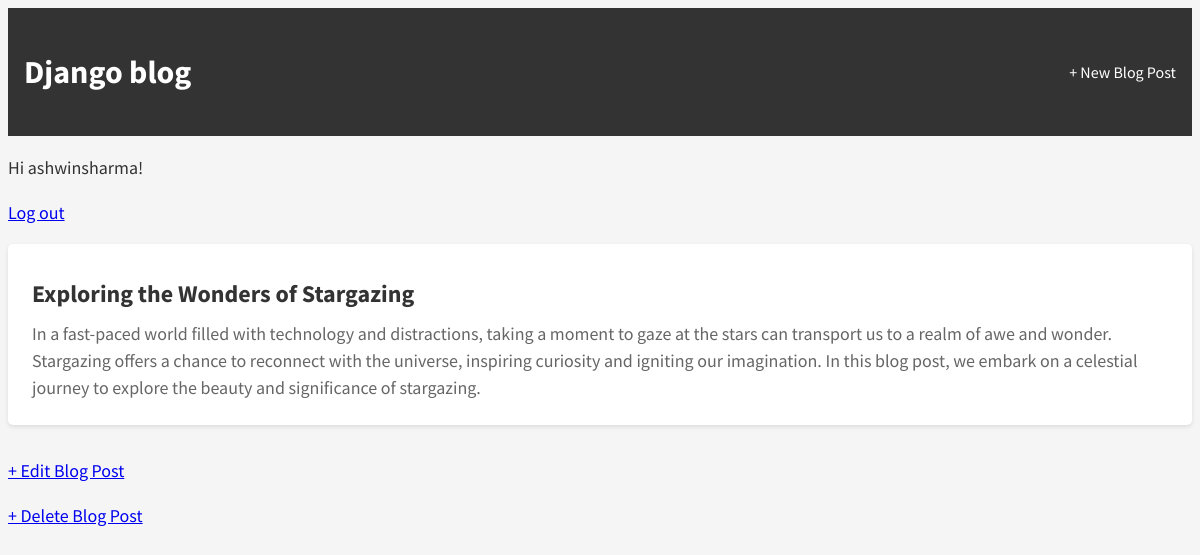
/post/5/ (signed in), run on the app's committed database.
### blog/models.py (models this page shows, shortened)
class Post(models.Model):
    title = models.CharField(max_length=200)
    author = models.ForeignKey('auth.User', on_delete=models.CASCADE,)
    body = models.TextField()

### blog/views.py (the view)
# urls.py: path('post/<int:pk>/',BlogDetailView.as_view(), name='post_detail'),
class BlogDetailView(DetailView):
    model= Post
    template_name ="post_detail.html"

### templates/post_detail.html
{% extends 'base.html' %}
{% block content %}
<div class="post-entry">
<h2>{{ post.title }}</h2>
<p>{{ post.body }}</p>
</div>
<p><a href="{% url 'post_edit' post.pk %}">+ Edit Blog Post</a></p>
<p><a href="{% url 'post_delete' post.pk %}">+ Delete Blog Post</a></p>
{% endblock content %}

### templates/base.html (shortened to what this page needs)
{% load static %}
<html>
<head>
<link href="{% static 'css/base.css' %}" rel="stylesheet">
</head>
<body>
<div>
<header>
<div class="nav-left">
<h1><a href="{% url 'home' %}">Django blog</a></h1>
</div>
<div class="nav-right">
<a href="{% url 'post_new' %}">+ New Blog Post</a>
</div>
</header>
{% if user.is_authenticated %}
<p>Hi {{ user.username }}!</p>
<p><a href="{% url 'logout' %}">Log out</a></p>
{% else %}
<p>You are not logged in.</p>
<a href="{% url 'login' %}">Log In</a>
{% endif %}
{% block content %}
{% endblock content %}
</div>
</body>
</html>

### static/css/base.css (style rules this page uses)
body { font-family: 'Source Sans Pro', sans-serif; font-size: 18px; line-height: 1.5; color: #333; background-color: #f5f5f5; }
header { background-color: #333; padding: 1rem; display: flex; align-items: center; }
header h1 a { color: #fff; text-decoration: none; font-size: 32px; font-weight: bold; }
.nav-left { margin-right: auto; }
.nav-right { display: flex; align-items: center; }
.nav-right a { color: #fff; text-decoration: none; font-size: 16px; margin-left: 1rem; }
.post-entry { background-color: #fff; border-radius: 5px; padding: 1.5rem; margin-bottom: 2rem; box-shadow: 0 2px 4px rgba(0, 0, 0, 0.1); }
.post-entry h2 { margin: 0.5rem 0; font-size: 24px; color: #333; }
.post-entry p { margin: 0; font-weight: 400; color: #666; }

### data on the page
Post: title "Exploring the Wonders of Stargazing", body "In a fast-paced world filled with technology and distractions, taking a moment to gaze at the stars can transport us to a realm of awe and wonder. Stargazing offers a chance to reconnect with the universe, inspiring curiosity and igniting our imagination. In this blog post, we embark on a celestial journey to explore the beauty and significance of stargazing."

### other printed values
{{ user.username }} "ashwinsharma"
